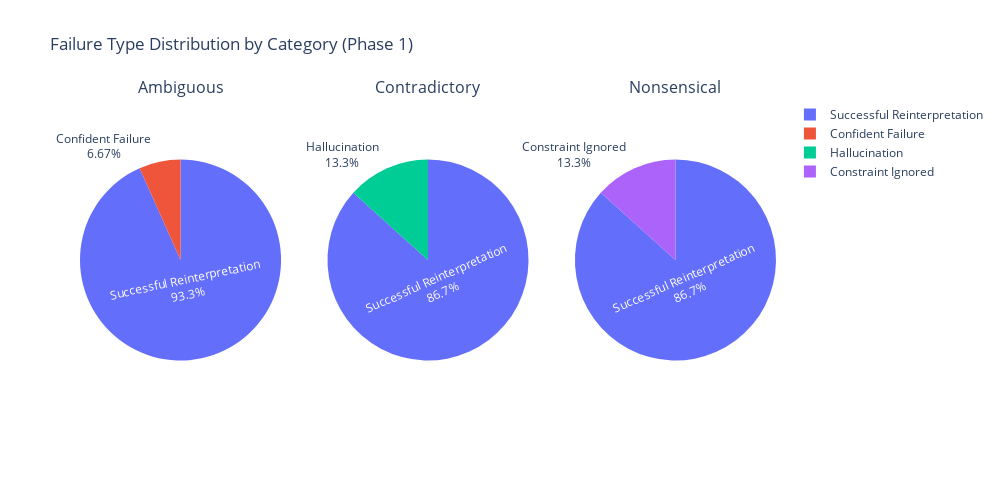

The notebook cell saved with this chart:
### Code cell
import pandas as pd
import plotly.graph_objects as go
from plotly.subplots import make_subplots

# Compute counts
counts = df1.groupby(['Category', 'Failure_Type']).size().reset_index(name='Count')

# List of categories in the order you want them displayed
categories = ['Ambiguous', 'Contradictory', 'Nonsensical']

# Create subplot figure: 1 row, 3 columns
fig = make_subplots(
    rows=1, cols=3, 
    specs=[[{'type':'domain'}, {'type':'domain'}, {'type':'domain'}]],
    subplot_titles=categories
)

# Add pie chart for each category
for i, cat in enumerate(categories):
    sub = counts[counts['Category'] == cat]

    fig.add_trace(
        go.Pie(
            labels=sub['Failure_Type'],
            values=sub['Count'],
            textinfo='percent+label'
        ),
        row=1, col=i+1
    )

# Update layout
fig.update_layout(
    title_text="Failure Type Distribution by Category (Phase 1)",
    height=500,
    width=1000
)

fig.show()

### Figure 1 — Plotly figure (JSON) as saved in the notebook; plotly's stock layout.template omitted (floating-point values rounded to 4 significant figures)
{"data": [{"domain": {"x": [0, 0.2889], "y": [0, 1]}, "labels": ["Confident Failure", "Successful Reinterpretation"], "textinfo": "percent+label", "type": "pie", "values": [1, 14]}, {"domain": {"x": [0.3556, 0.6444], "y": [0, 1]}, "labels": ["Hallucination", "Successful Reinterpretation"], "textinfo": "percent+label", "type": "pie", "values": [2, 13]}, {"domain": {"x": [0.7111, 1], "y": [0, 1]}, "labels": ["Constraint Ignored", "Successful Reinterpretation"], "textinfo": "percent+label", "type": "pie", "values": [2, 13]}], "layout": {"annotations": [{"font": {"size": 16}, "showarrow": false, "text": "Ambiguous", "x": 0.1444, "xanchor": "center", "xref": "paper", "y": 1, "yanchor": "bottom", "yref": "paper"}, {"font": {"size": 16}, "showarrow": false, "text": "Contradictory", "x": 0.5, "xanchor": "center", "xref": "paper", "y": 1, "yanchor": "bottom", "yref": "paper"}, {"font": {"size": 16}, "showarrow": false, "text": "Nonsensical", "x": 0.8556, "xanchor": "center", "xref": "paper", "y": 1, "yanchor": "bottom", "yref": "paper"}], "height": 500, "title": {"text": "Failure Type Distribution by Category (Phase 1)"}, "width": 1000}}
